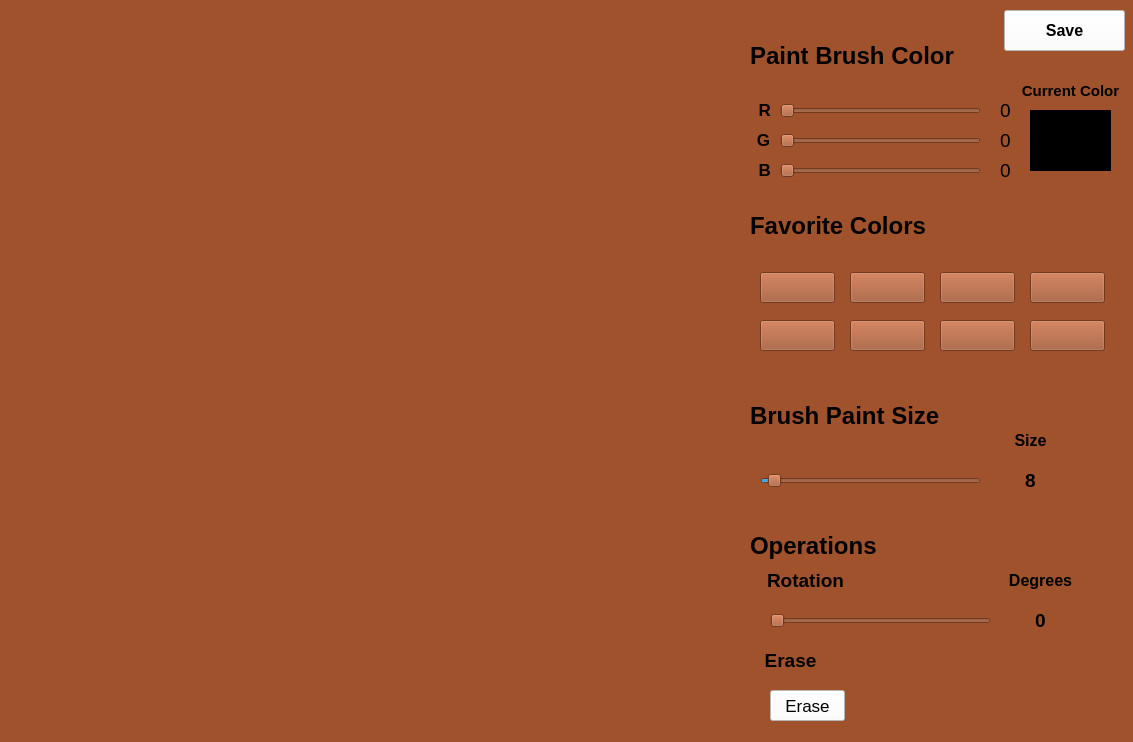
<?xml version="1.0" encoding="UTF-8"?>
<ui version="4.0">
 <class>Form</class>
 <widget class="QWidget" name="Form">
  <property name="geometry">
   <rect>
    <x>0</x>
    <y>0</y>
    <width>1133</width>
    <height>742</height>
   </rect>
  </property>
  <property name="font">
   <font>
    <pointsize>42</pointsize>
    <weight>50</weight>
    <bold>false</bold>
    <kerning>false</kerning>
   </font>
  </property>
  <property name="cursor">
   <cursorShape>PointingHandCursor</cursorShape>
  </property>
  <property name="windowTitle">
   <string>Paint Screen</string>
  </property>
  <property name="windowIcon">
   <iconset>
    <normalon>../Image/windowsIcon/images.jpg</normalon>
    <activeon>../Image/windowsIcon/images.jpg</activeon>
   </iconset>
  </property>
  <property name="autoFillBackground">
   <bool>false</bool>
  </property>
  <property name="styleSheet">
   <string notr="true">background-color: rgb(160,82,45)</string>
  </property>
  <widget class="QLabel" name="screen">
   <property name="geometry">
    <rect>
     <x>0</x>
     <y>0</y>
     <width>731</width>
     <height>741</height>
    </rect>
   </property>
   <property name="text">
    <string/>
   </property>
   <property name="scaledContents">
    <bool>true</bool>
   </property>
  </widget>
  <widget class="QSlider" name="blue_channel">
   <property name="geometry">
    <rect>
     <x>780</x>
     <y>160</y>
     <width>201</width>
     <height>21</height>
    </rect>
   </property>
   <property name="maximum">
    <number>255</number>
   </property>
   <property name="orientation">
    <enum>Qt::Horizontal</enum>
   </property>
  </widget>
  <widget class="QSlider" name="green_channel">
   <property name="geometry">
    <rect>
     <x>780</x>
     <y>130</y>
     <width>201</width>
     <height>22</height>
    </rect>
   </property>
   <property name="maximum">
    <number>255</number>
   </property>
   <property name="orientation">
    <enum>Qt::Horizontal</enum>
   </property>
  </widget>
  <widget class="QSlider" name="red_channel">
   <property name="geometry">
    <rect>
     <x>780</x>
     <y>100</y>
     <width>201</width>
     <height>22</height>
    </rect>
   </property>
   <property name="maximum">
    <number>255</number>
   </property>
   <property name="orientation">
    <enum>Qt::Horizontal</enum>
   </property>
  </widget>
  <widget class="QLabel" name="color">
   <property name="geometry">
    <rect>
     <x>1030</x>
     <y>110</y>
     <width>81</width>
     <height>61</height>
    </rect>
   </property>
   <property name="styleSheet">
    <string notr="true">background-color: rgb(0,0,0)</string>
   </property>
   <property name="text">
    <string/>
   </property>
  </widget>
  <widget class="QLabel" name="brush_color_title">
   <property name="geometry">
    <rect>
     <x>750</x>
     <y>30</y>
     <width>211</width>
     <height>51</height>
    </rect>
   </property>
   <property name="font">
    <font>
     <family>Arial</family>
     <pointsize>18</pointsize>
     <weight>75</weight>
     <bold>true</bold>
    </font>
   </property>
   <property name="text">
    <string>Paint Brush Color</string>
   </property>
   <property name="alignment">
    <set>Qt::AlignLeading|Qt::AlignLeft|Qt::AlignVCenter</set>
   </property>
  </widget>
  <widget class="QLabel" name="favorite_colors_title">
   <property name="geometry">
    <rect>
     <x>750</x>
     <y>200</y>
     <width>181</width>
     <height>51</height>
    </rect>
   </property>
   <property name="font">
    <font>
     <family>Arial</family>
     <pointsize>18</pointsize>
     <weight>75</weight>
     <bold>true</bold>
    </font>
   </property>
   <property name="text">
    <string>Favorite Colors</string>
   </property>
   <property name="alignment">
    <set>Qt::AlignLeading|Qt::AlignLeft|Qt::AlignVCenter</set>
   </property>
  </widget>
  <widget class="QPushButton" name="favorite_color1">
   <property name="geometry">
    <rect>
     <x>760</x>
     <y>272</y>
     <width>75</width>
     <height>31</height>
    </rect>
   </property>
   <property name="font">
    <font>
     <weight>50</weight>
     <bold>false</bold>
     <kerning>false</kerning>
    </font>
   </property>
   <property name="cursor">
    <cursorShape>OpenHandCursor</cursorShape>
   </property>
   <property name="styleSheet">
    <string notr="true"/>
   </property>
   <property name="text">
    <string/>
   </property>
  </widget>
  <widget class="QPushButton" name="favorite_color2">
   <property name="geometry">
    <rect>
     <x>850</x>
     <y>272</y>
     <width>75</width>
     <height>31</height>
    </rect>
   </property>
   <property name="font">
    <font>
     <weight>50</weight>
     <bold>false</bold>
     <kerning>false</kerning>
    </font>
   </property>
   <property name="cursor">
    <cursorShape>OpenHandCursor</cursorShape>
   </property>
   <property name="styleSheet">
    <string notr="true"/>
   </property>
   <property name="text">
    <string/>
   </property>
  </widget>
  <widget class="QPushButton" name="favorite_color3">
   <property name="geometry">
    <rect>
     <x>940</x>
     <y>272</y>
     <width>75</width>
     <height>31</height>
    </rect>
   </property>
   <property name="font">
    <font>
     <weight>50</weight>
     <bold>false</bold>
     <kerning>false</kerning>
    </font>
   </property>
   <property name="cursor">
    <cursorShape>OpenHandCursor</cursorShape>
   </property>
   <property name="styleSheet">
    <string notr="true"/>
   </property>
   <property name="text">
    <string/>
   </property>
  </widget>
  <widget class="QPushButton" name="favorite_color4">
   <property name="geometry">
    <rect>
     <x>1030</x>
     <y>272</y>
     <width>75</width>
     <height>31</height>
    </rect>
   </property>
   <property name="font">
    <font>
     <weight>50</weight>
     <bold>false</bold>
     <kerning>false</kerning>
    </font>
   </property>
   <property name="cursor">
    <cursorShape>OpenHandCursor</cursorShape>
   </property>
   <property name="styleSheet">
    <string notr="true"/>
   </property>
   <property name="text">
    <string/>
   </property>
  </widget>
  <widget class="QPushButton" name="favorite_color5">
   <property name="geometry">
    <rect>
     <x>760</x>
     <y>320</y>
     <width>75</width>
     <height>31</height>
    </rect>
   </property>
   <property name="font">
    <font>
     <weight>50</weight>
     <bold>false</bold>
     <kerning>false</kerning>
    </font>
   </property>
   <property name="cursor">
    <cursorShape>OpenHandCursor</cursorShape>
   </property>
   <property name="styleSheet">
    <string notr="true"/>
   </property>
   <property name="text">
    <string/>
   </property>
  </widget>
  <widget class="QPushButton" name="favorite_color6">
   <property name="geometry">
    <rect>
     <x>850</x>
     <y>320</y>
     <width>75</width>
     <height>31</height>
    </rect>
   </property>
   <property name="font">
    <font>
     <weight>50</weight>
     <bold>false</bold>
     <kerning>false</kerning>
    </font>
   </property>
   <property name="cursor">
    <cursorShape>OpenHandCursor</cursorShape>
   </property>
   <property name="styleSheet">
    <string notr="true"/>
   </property>
   <property name="text">
    <string/>
   </property>
  </widget>
  <widget class="QPushButton" name="favorite_color7">
   <property name="geometry">
    <rect>
     <x>940</x>
     <y>320</y>
     <width>75</width>
     <height>31</height>
    </rect>
   </property>
   <property name="font">
    <font>
     <weight>50</weight>
     <bold>false</bold>
     <kerning>false</kerning>
    </font>
   </property>
   <property name="cursor">
    <cursorShape>OpenHandCursor</cursorShape>
   </property>
   <property name="styleSheet">
    <string notr="true"/>
   </property>
   <property name="text">
    <string/>
   </property>
  </widget>
  <widget class="QPushButton" name="favorite_color8">
   <property name="geometry">
    <rect>
     <x>1030</x>
     <y>320</y>
     <width>75</width>
     <height>31</height>
    </rect>
   </property>
   <property name="font">
    <font>
     <weight>50</weight>
     <bold>false</bold>
     <kerning>false</kerning>
    </font>
   </property>
   <property name="cursor">
    <cursorShape>OpenHandCursor</cursorShape>
   </property>
   <property name="autoFillBackground">
    <bool>false</bool>
   </property>
   <property name="styleSheet">
    <string notr="true"/>
   </property>
   <property name="text">
    <string/>
   </property>
  </widget>
  <widget class="QLabel" name="brush_paint_size_title">
   <property name="geometry">
    <rect>
     <x>750</x>
     <y>390</y>
     <width>201</width>
     <height>51</height>
    </rect>
   </property>
   <property name="font">
    <font>
     <family>Arial</family>
     <pointsize>18</pointsize>
     <weight>75</weight>
     <bold>true</bold>
    </font>
   </property>
   <property name="text">
    <string>Brush Paint Size</string>
   </property>
   <property name="alignment">
    <set>Qt::AlignLeading|Qt::AlignLeft|Qt::AlignVCenter</set>
   </property>
  </widget>
  <widget class="QSlider" name="brush_paint_size">
   <property name="geometry">
    <rect>
     <x>760</x>
     <y>470</y>
     <width>221</width>
     <height>22</height>
    </rect>
   </property>
   <property name="minimum">
    <number>3</number>
   </property>
   <property name="maximum">
    <number>150</number>
   </property>
   <property name="value">
    <number>8</number>
   </property>
   <property name="orientation">
    <enum>Qt::Horizontal</enum>
   </property>
  </widget>
  <widget class="QLabel" name="size_value">
   <property name="geometry">
    <rect>
     <x>990</x>
     <y>460</y>
     <width>81</width>
     <height>41</height>
    </rect>
   </property>
   <property name="font">
    <font>
     <pointsize>14</pointsize>
     <weight>75</weight>
     <bold>true</bold>
    </font>
   </property>
   <property name="text">
    <string>8</string>
   </property>
   <property name="alignment">
    <set>Qt::AlignCenter</set>
   </property>
  </widget>
  <widget class="QLabel" name="color_value_title">
   <property name="geometry">
    <rect>
     <x>1020</x>
     <y>80</y>
     <width>101</width>
     <height>21</height>
    </rect>
   </property>
   <property name="font">
    <font>
     <pointsize>11</pointsize>
     <weight>75</weight>
     <bold>true</bold>
    </font>
   </property>
   <property name="text">
    <string>Current Color</string>
   </property>
   <property name="alignment">
    <set>Qt::AlignCenter</set>
   </property>
  </widget>
  <widget class="QLabel" name="paint_brush_size_title">
   <property name="geometry">
    <rect>
     <x>990</x>
     <y>430</y>
     <width>81</width>
     <height>21</height>
    </rect>
   </property>
   <property name="font">
    <font>
     <pointsize>12</pointsize>
     <weight>75</weight>
     <bold>true</bold>
    </font>
   </property>
   <property name="text">
    <string>Size</string>
   </property>
   <property name="alignment">
    <set>Qt::AlignCenter</set>
   </property>
  </widget>
  <widget class="QLabel" name="operation_title">
   <property name="geometry">
    <rect>
     <x>750</x>
     <y>520</y>
     <width>141</width>
     <height>51</height>
    </rect>
   </property>
   <property name="font">
    <font>
     <family>Arial</family>
     <pointsize>18</pointsize>
     <weight>75</weight>
     <bold>true</bold>
    </font>
   </property>
   <property name="text">
    <string>Operations</string>
   </property>
   <property name="alignment">
    <set>Qt::AlignLeading|Qt::AlignLeft|Qt::AlignVCenter</set>
   </property>
  </widget>
  <widget class="QSlider" name="rotation_slider">
   <property name="geometry">
    <rect>
     <x>770</x>
     <y>610</y>
     <width>221</width>
     <height>22</height>
    </rect>
   </property>
   <property name="maximum">
    <number>360</number>
   </property>
   <property name="orientation">
    <enum>Qt::Horizontal</enum>
   </property>
  </widget>
  <widget class="QLabel" name="rotation_value">
   <property name="geometry">
    <rect>
     <x>1000</x>
     <y>600</y>
     <width>81</width>
     <height>41</height>
    </rect>
   </property>
   <property name="font">
    <font>
     <pointsize>14</pointsize>
     <weight>75</weight>
     <bold>true</bold>
    </font>
   </property>
   <property name="text">
    <string>0</string>
   </property>
   <property name="alignment">
    <set>Qt::AlignCenter</set>
   </property>
  </widget>
  <widget class="QLabel" name="rotaion_degress_title">
   <property name="geometry">
    <rect>
     <x>1000</x>
     <y>570</y>
     <width>81</width>
     <height>21</height>
    </rect>
   </property>
   <property name="font">
    <font>
     <pointsize>12</pointsize>
     <weight>75</weight>
     <bold>true</bold>
    </font>
   </property>
   <property name="text">
    <string>Degrees</string>
   </property>
   <property name="alignment">
    <set>Qt::AlignCenter</set>
   </property>
  </widget>
  <widget class="QLabel" name="rotation_title">
   <property name="geometry">
    <rect>
     <x>750</x>
     <y>570</y>
     <width>111</width>
     <height>21</height>
    </rect>
   </property>
   <property name="font">
    <font>
     <pointsize>14</pointsize>
     <weight>75</weight>
     <bold>true</bold>
    </font>
   </property>
   <property name="text">
    <string>Rotation</string>
   </property>
   <property name="alignment">
    <set>Qt::AlignCenter</set>
   </property>
  </widget>
  <widget class="QLabel" name="erase_title">
   <property name="geometry">
    <rect>
     <x>750</x>
     <y>650</y>
     <width>81</width>
     <height>21</height>
    </rect>
   </property>
   <property name="font">
    <font>
     <pointsize>14</pointsize>
     <weight>75</weight>
     <bold>true</bold>
    </font>
   </property>
   <property name="text">
    <string>Erase</string>
   </property>
   <property name="alignment">
    <set>Qt::AlignCenter</set>
   </property>
  </widget>
  <widget class="QPushButton" name="erase_button">
   <property name="geometry">
    <rect>
     <x>770</x>
     <y>690</y>
     <width>75</width>
     <height>31</height>
    </rect>
   </property>
   <property name="font">
    <font>
     <pointsize>13</pointsize>
     <weight>50</weight>
     <bold>false</bold>
    </font>
   </property>
   <property name="styleSheet">
    <string notr="true">background-color: white</string>
   </property>
   <property name="text">
    <string>Erase</string>
   </property>
  </widget>
  <widget class="QPushButton" name="save_draw_button">
   <property name="geometry">
    <rect>
     <x>1004</x>
     <y>10</y>
     <width>121</width>
     <height>41</height>
    </rect>
   </property>
   <property name="font">
    <font>
     <pointsize>12</pointsize>
     <weight>75</weight>
     <bold>true</bold>
    </font>
   </property>
   <property name="autoFillBackground">
    <bool>false</bool>
   </property>
   <property name="styleSheet">
    <string notr="true">background-color: white</string>
   </property>
   <property name="text">
    <string>Save</string>
   </property>
  </widget>
  <widget class="QLabel" name="blue_channel_value">
   <property name="geometry">
    <rect>
     <x>990</x>
     <y>160</y>
     <width>31</width>
     <height>21</height>
    </rect>
   </property>
   <property name="font">
    <font>
     <pointsize>14</pointsize>
    </font>
   </property>
   <property name="text">
    <string>0</string>
   </property>
   <property name="alignment">
    <set>Qt::AlignCenter</set>
   </property>
  </widget>
  <widget class="QLabel" name="green_channel_value">
   <property name="geometry">
    <rect>
     <x>990</x>
     <y>130</y>
     <width>31</width>
     <height>21</height>
    </rect>
   </property>
   <property name="font">
    <font>
     <pointsize>14</pointsize>
    </font>
   </property>
   <property name="text">
    <string>0</string>
   </property>
   <property name="alignment">
    <set>Qt::AlignCenter</set>
   </property>
  </widget>
  <widget class="QLabel" name="red_channel_value">
   <property name="geometry">
    <rect>
     <x>990</x>
     <y>100</y>
     <width>31</width>
     <height>21</height>
    </rect>
   </property>
   <property name="font">
    <font>
     <pointsize>14</pointsize>
    </font>
   </property>
   <property name="text">
    <string>0</string>
   </property>
   <property name="alignment">
    <set>Qt::AlignCenter</set>
   </property>
  </widget>
  <widget class="QLabel" name="red_letter">
   <property name="geometry">
    <rect>
     <x>750</x>
     <y>100</y>
     <width>21</width>
     <height>20</height>
    </rect>
   </property>
   <property name="font">
    <font>
     <pointsize>13</pointsize>
     <weight>75</weight>
     <bold>true</bold>
    </font>
   </property>
   <property name="text">
    <string>R</string>
   </property>
   <property name="alignment">
    <set>Qt::AlignRight|Qt::AlignTrailing|Qt::AlignVCenter</set>
   </property>
  </widget>
  <widget class="QLabel" name="green_letter">
   <property name="geometry">
    <rect>
     <x>750</x>
     <y>130</y>
     <width>20</width>
     <height>20</height>
    </rect>
   </property>
   <property name="font">
    <font>
     <pointsize>13</pointsize>
     <weight>75</weight>
     <bold>true</bold>
    </font>
   </property>
   <property name="text">
    <string>G</string>
   </property>
   <property name="alignment">
    <set>Qt::AlignRight|Qt::AlignTrailing|Qt::AlignVCenter</set>
   </property>
  </widget>
  <widget class="QLabel" name="blue_letter">
   <property name="geometry">
    <rect>
     <x>750</x>
     <y>160</y>
     <width>21</width>
     <height>20</height>
    </rect>
   </property>
   <property name="font">
    <font>
     <pointsize>13</pointsize>
     <weight>75</weight>
     <bold>true</bold>
    </font>
   </property>
   <property name="text">
    <string>B</string>
   </property>
   <property name="alignment">
    <set>Qt::AlignRight|Qt::AlignTrailing|Qt::AlignVCenter</set>
   </property>
  </widget>
 </widget>
 <resources/>
 <connections/>
</ui>
